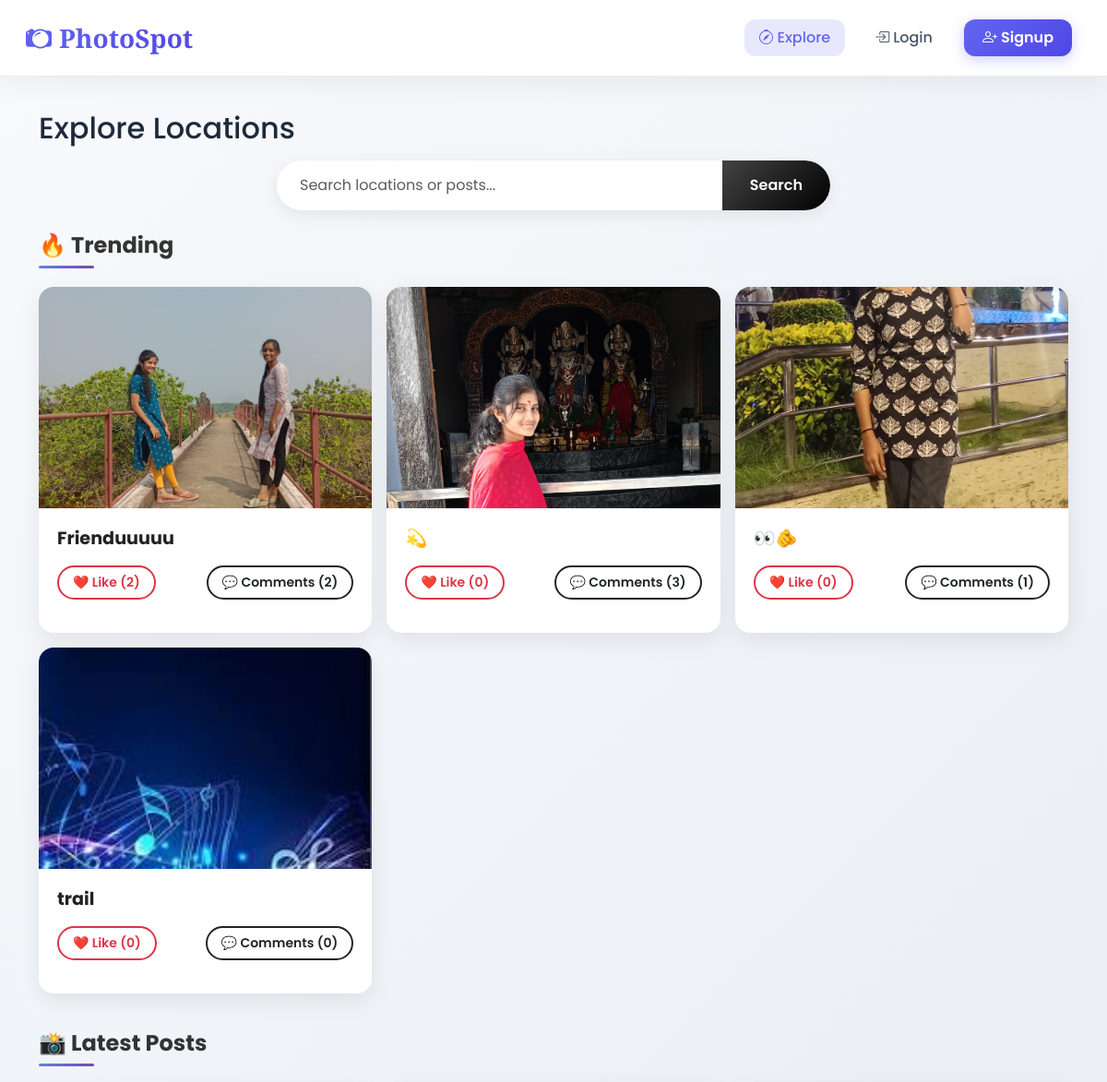
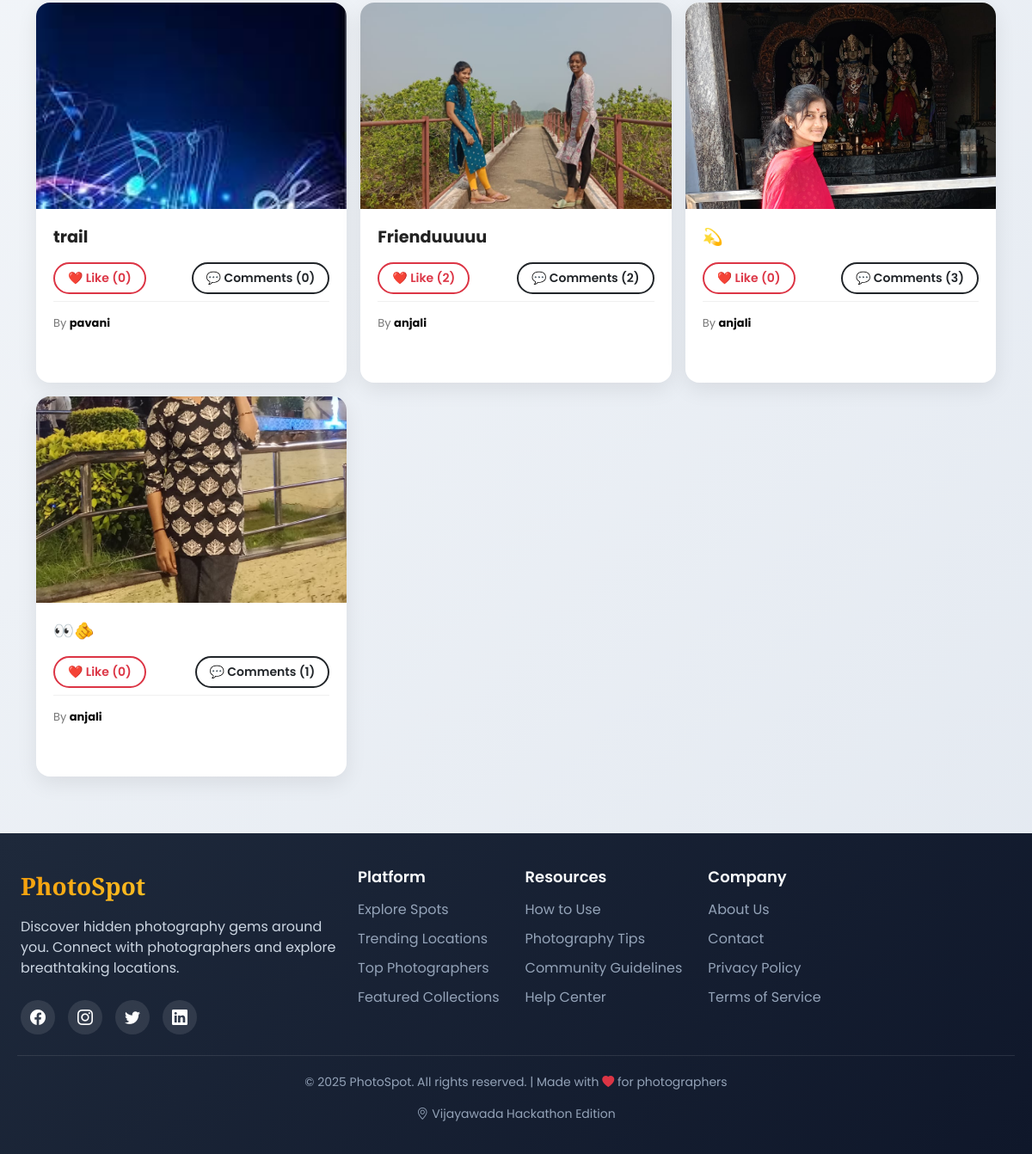
Before: / with the older database file (2 pictures, top to bottom).
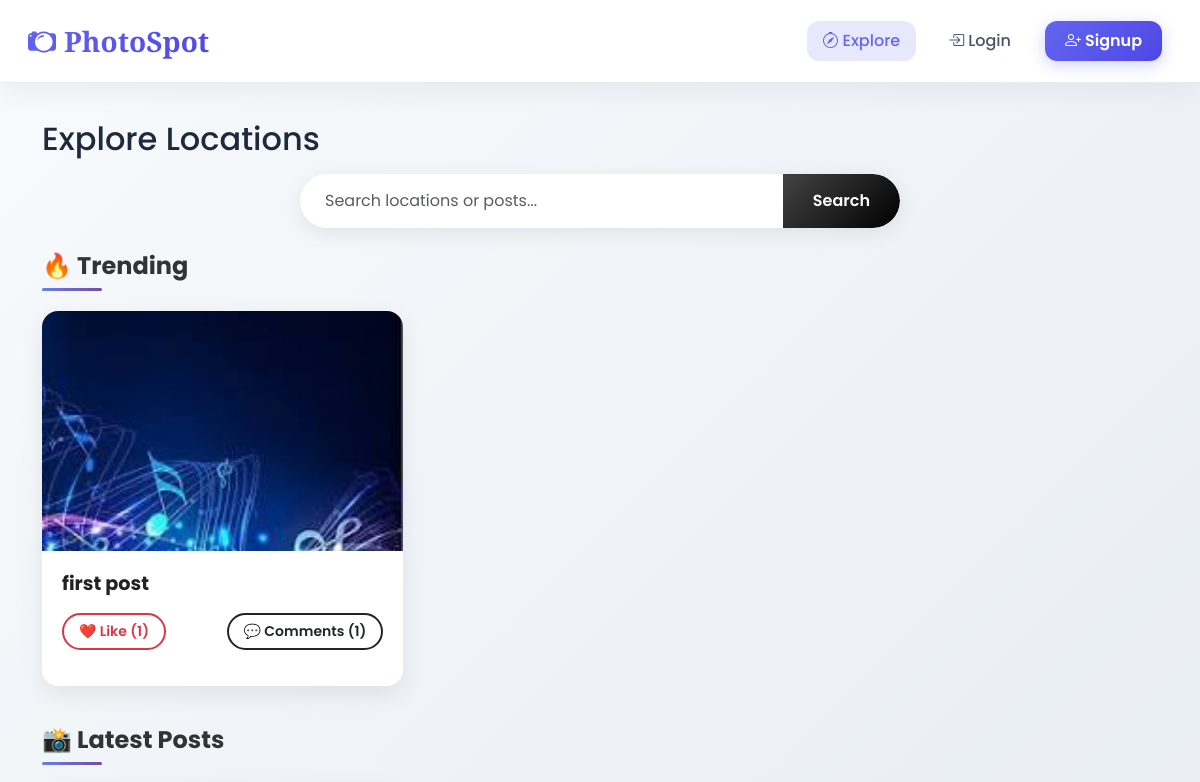
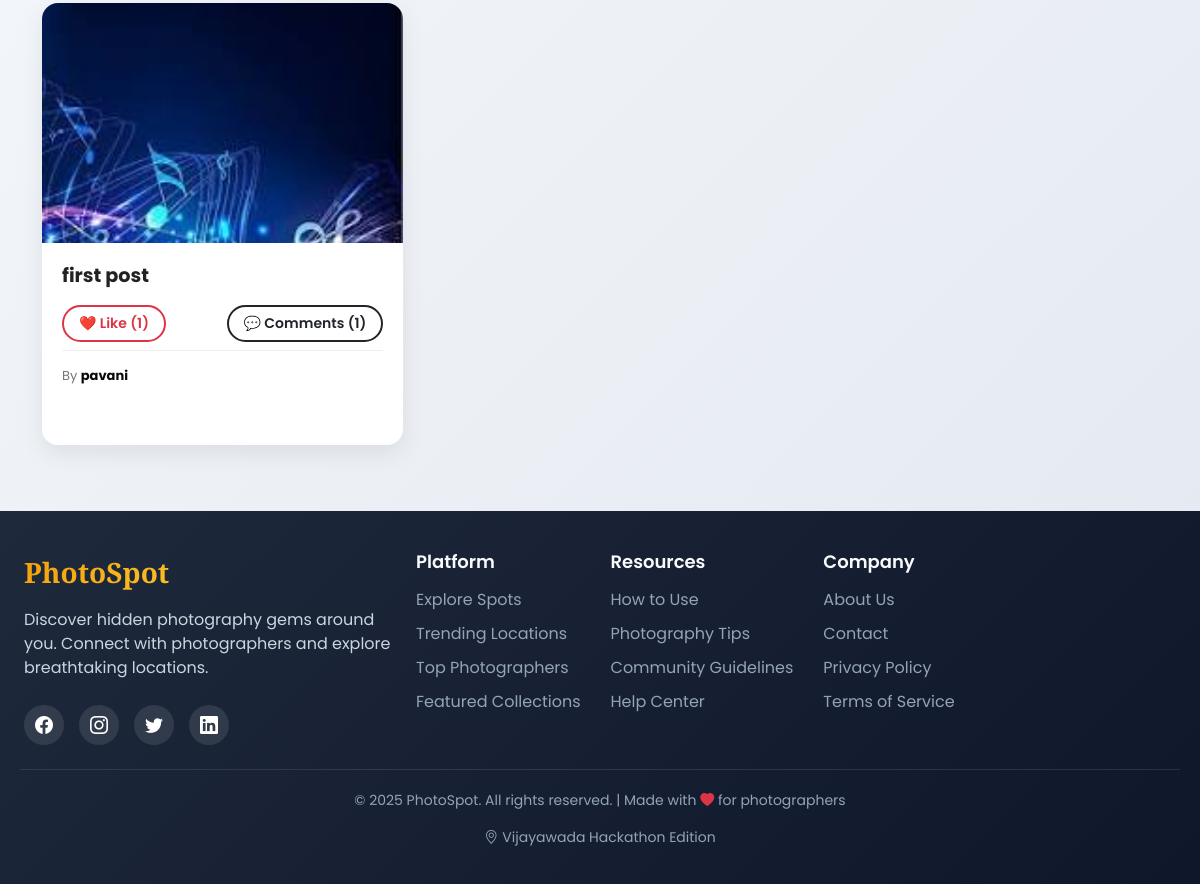
After: the same page with the newer database file (2 pictures, top to bottom).
### main/models.py (models this page shows, shortened)
class Post(models.Model):
    uploader = models.ForeignKey(User, on_delete=models.CASCADE, related_name='posts')
    title = models.CharField(max_length=200)
    description = models.TextField(blank=True)
    location = models.ForeignKey(Location, on_delete=models.SET_NULL, null=True, blank=True)
    image = models.ImageField(upload_to='posts/',  blank=True, null=True)
    video = models.FileField(upload_to='videos/', blank=True, null=True)
    created_at = models.DateTimeField(auto_now_add=True)

### main/views.py (the view, shortened to what this page needs)
# urls.py: path('', views.explore, name='explore'),
def explore(request):
    q = request.GET.get('q', '').strip()
    posts = (
        Post.objects
        .select_related('uploader', 'location')
        .annotate(
            like_count=Count('likes', distinct=True),
            comment_count=Count('comments', distinct=True)
        )
    )
    posts = posts.order_by('-created_at')
    trending = (
        Post.objects
        .annotate(
            like_count=Count('likes', distinct=True),
            comment_count=Count('comments', distinct=True),
            score=ExpressionWrapper(
                F('like_count') * 2 + F('comment_count'),
                output_field=IntegerField()
            )
        )
        .order_by('-score', '-created_at')[:6]
    )
    return render(request, 'main/explore.html', {
        'posts': posts,
        'trending': trending,
        'query': q
    })

### main/templates/main/explore.html (shortened to what this page needs)
{% extends 'main/base.html' %}
{% block content %}
<h2 class="mb-3">Explore Locations</h2>
<form method="GET" class="mb-4">
    <div class="input-group">
        <input type="text" name="q" class="form-control"
               placeholder="Search locations or posts..." value="{{ query }}">
        <button class="btn btn-dark">Search</button>
    </div>
</form>
<h4 class="mt-3">🔥 Trending</h4>
<div class="row">
    {% for t in trending %}
    <div class="col-md-4">
        <div class="card mb-3">
            {% if t.image %}
                <img src="{{ t.image.url }}" class="card-img-top popup-trigger"
                     data-id="{{ t.id }}" data-type="image" data-src="{{ t.image.url }}">
            {% elif t.video and t.video.name %}
                <video class="card-img-top popup-trigger" muted
                       data-id="{{ t.id }}" data-type="video" data-src="{{ t.video.url }}">
                    <source src="{{ t.video.url }}">
                </video>
            {% endif %}
            <div class="card-body">
                <h5>{{ t.title }}</h5>
                <div class="d-flex justify-content-between">
                    <button class="btn btn-sm btn-outline-danger like-btn" data-id="{{ t.id }}">
                        ❤️ Like ({{ t.like_count }})
                    </button>
                    <button class="btn btn-sm btn-outline-dark popup-trigger"
                            data-id="{{ t.id }}"
                            data-type="{% if t.image %}image{% elif t.video and t.video.name %}video{% else %}none{% endif %}"
                            data-src="{% if t.image %}{{ t.image.url }}{% elif t.video and t.video.name %}{{ t.video.url }}{% else %}#{% endif %}">
                        💬 Comments ({{ t.comment_count }})
                    </button>
                </div>
            </div>
        </div>
    </div>
    {% empty %}
        <p>No trending posts.</p>
    {% endfor %}
</div>
<h4 class="mt-4">📸 Latest Posts</h4>
<div class="row">
    {% for p in posts %}
    <div class="col-md-4">
        <div class="card mb-4">
            {% if p.image %}
                <img src="{{ p.image.url }}" class="card-img-top popup-trigger"
                     data-id="{{ p.id }}" data-type="image" data-src="{{ p.image.url }}">
            {% elif p.video and p.video.name %}
                <video class="card-img-top popup-trigger" muted
                       data-id="{{ p.id }}" data-type="video" data-src="{{ p.video.url }}">
                    <source src="{{ p.video.url }}">
                </video>
            {% endif %}
            <div class="card-body">
                <h5>{{ p.title }}</h5>
                <div class="d-flex justify-content-between">
                    <button class="btn btn-sm btn-outline-danger like-btn" data-id="{{ p.id }}">
                        ❤️ Like ({{ p.like_count }})
                    </button>
                    <button class="btn btn-sm btn-outline-dark popup-trigger"
                            data-id="{{ p.id }}"
                            data-type="{% if p.image %}image{% elif p.video and p.video.name %}video{% else %}none{% endif %}"
                            data-src="{% if p.image %}{{ p.image.url }}{% elif p.video and p.video.name %}{{ p.video.url }}{% else %}#{% endif %}">
                        💬 Comments ({{ p.comment_count }})
                    </button>
                </div>
               <p class="text-muted mt-2">
       By <a href="{% url 'profile' p.uploader.username %}" class="text-decoration-none fw-bold" style="color: #090909;">
    {{ p.uploader.username }}
</a>
                </p>
            </div>
        </div>
    </div>
    {% empty %}
        <p>No posts.</p>
    {% endfor %}
</div>
{% endblock %}

### main/templates/main/base.html (shortened to what this page needs)
<!DOCTYPE html>
<html lang="en">
<head>
    <link href="https://cdn.jsdelivr.net/npm/bootstrap@5.3.0/dist/css/bootstrap.min.css" rel="stylesheet">
    <link rel="stylesheet" href="https://cdn.jsdelivr.net/npm/bootstrap-icons@1.10.0/font/bootstrap-icons.css">
</head>
<body>
<nav class="navbar navbar-expand-lg navbar-dark bg-dark px-3">
    <div class="container-fluid">
        <a class="navbar-brand" href="{% url 'explore' %}">
            <i class="bi bi-camera2 me-2"></i>PhotoSpot
        </a>
        <div class="collapse navbar-collapse" id="navMenu">
            <ul class="navbar-nav ms-auto align-items-center">
                {% if user.is_authenticated %}
                    <li class="nav-item">
                        <a class="nav-link" href="{% url 'explore' %}">
                            <i class="bi bi-compass me-1"></i>Explore
                        </a>
                    </li>
                    <li class="nav-item">
                        <a class="nav-link btn-upload" href="{% url 'post_create' %}">
                            <i class="bi bi-cloud-upload me-1"></i>Upload
                        </a>
                    </li>
                    <li class="nav-item dropdown">
                        <a class="nav-link dropdown-toggle" href="#" id="userDropdown" role="button"
                           data-bs-toggle="dropdown" aria-expanded="false">
                            <i class="bi bi-person-circle me-1"></i>{{ user.username|default:"Profile" }}
                        </a>
                        <ul class="dropdown-menu dropdown-menu-end" aria-labelledby="userDropdown">
                            <li><a class="dropdown-item" href="{% url 'profile' user.username %}">
                                <i class="bi bi-person me-2"></i>My Profile
                            </a></li>
                            <li><hr class="dropdown-divider"></li>
                            <li><a class="dropdown-item text-danger" href="{% url 'logout' %}">
                                <i class="bi bi-box-arrow-right me-2"></i>Logout
                            </a></li>
                        </ul>
                    </li>
                {% else %}
                    <li class="nav-item">
                        <a class="nav-link" href="{% url 'explore' %}">
                            <i class="bi bi-compass me-1"></i>Explore
                        </a>
                    </li>
                    <li class="nav-item">
                        <a class="nav-link" href="{% url 'login' %}">
                            <i class="bi bi-box-arrow-in-right me-1"></i>Login
                        </a>
                    </li>
                    <li class="nav-item">
                        <a class="nav-link btn-upload" href="{% url 'signup' %}">
                            <i class="bi bi-person-plus me-1"></i>Signup
                        </a>
                    </li>
                {% endif %}
            </ul>
        </div>
    </div>
</nav>
    <div class="container main-container fade-in">
    {% block content %}{% endblock %}
</div>
<footer>
    <div class="footer-content">
        <div class="row">
            <div class="col-lg-4 mb-4">
                <div class="footer-brand">PhotoSpot</div>
                <p class="footer-tagline">
                    Discover hidden photography gems around you. Connect with photographers and explore breathtaking locations.
                </p>
                <div class="social-icons">
                    <a href="#" class="social-icon"><i class="bi bi-facebook"></i></a>
                    <a href="#" class="social-icon"><i class="bi bi-instagram"></i></a>
                    <a href="#" class="social-icon"><i class="bi bi-twitter"></i></a>
                    <a href="#" class="social-icon"><i class="bi bi-linkedin"></i></a>
                </div>
            </div>
            <div class="col-lg-8">
                <div class="footer-links">
                    <div class="footer-column">
                        <h5>Platform</h5>
                        <ul>
                            <li><a href="{% url 'explore' %}">Explore Spots</a></li>
                            <li><a href="#">Trending Locations</a></li>
                            <li><a href="#">Top Photographers</a></li>
                            <li><a href="#">Featured Collections</a></li>
                        </ul>
                    </div>
                    <div class="footer-column">
                        <h5>Resources</h5>
                        <ul>
                            <li><a href="#">How to Use</a></li>
                            <li><a href="#">Photography Tips</a></li>
                            <li><a href="#">Community Guidelines</a></li>
                            <li><a href="#">Help Center</a></li>
                        </ul>
                    </div>
                    <div class="footer-column">
                        <h5>Company</h5>
                        <ul>
                            <li><a href="#">About Us</a></li>
                            <li><a href="#">Contact</a></li>
                            <li><a href="#">Privacy Policy</a></li>
                            <li><a href="#">Terms of Service</a></li>
                        </ul>
                    </div>
                </div>
            </div>
        </div>
        <div class="copyright">
            <p>&copy; 2025 PhotoSpot. All rights reserved. | Made with <i class="bi bi-heart-fill text-danger"></i> for photographers</p>
            <p class="mt-2">
                <i class="bi bi-geo-alt me-1"></i>Vijayawada Hackathon Edition
            </p>
        </div>
    </div>
</footer>
</body>
</html>

### main/templates/main/base.html (style rules this page uses)
html { overflow-y: scroll; }
body { margin: 0; padding: 0; width: 100%; }
:root { --primary: #6366f1; --primary-dark: #4f46e5; --secondary: #f8fafc; --accent: #f59e0b; --dark: #1e293b; --light: #f1f5f9; --shadow: 0 10px 25px rgba(0, 0, 0, 0.05); --shadow-hover: 0 15px 30px rgba(0, 0, 0, 0.1); --radius: 16px; --transition: all 0.3s ease; }
* { margin: 0; padding: 0; box-sizing: border-box; }
body { font-family: 'Poppins', sans-serif; background: linear-gradient(135deg, #f8fafc 0%, #e2e8f0 100%); color: var(--dark); min-height: 100vh; display: flex; flex-direction: column; }
.navbar { position: fixed; top: 0; left: 0; width: 100%; z-index: 1000; background: rgba(255, 255, 255, 0.95) !important; backdrop-filter: blur(10px); border-bottom: 1px solid rgba(226, 232, 240, 0.8); padding: 15px 0; box-shadow: var(--shadow); }
.navbar-brand { font-family: 'Playfair Display', serif; font-weight: 700; font-size: 28px; background: linear-gradient(135deg, var(--primary) 0%, var(--primary-dark) 100%); -webkit-background-clip: text; -webkit-text-fill-color: transparent; transition: var(--transition); }
.nav-link { font-weight: 500; color: #475569 !important; margin: 0 8px; padding: 8px 16px !important; border-radius: 12px; transition: var(--transition); }
.nav-link.active { color: var(--primary) !important; background: rgba(99, 102, 241, 0.15); }
.btn-upload { background: linear-gradient(135deg, var(--primary) 0%, var(--primary-dark) 100%); color: white !important; border-radius: 12px; padding: 8px 20px !important; margin: 0 10px; font-weight: 600; box-shadow: 0 4px 15px rgba(99, 102, 241, 0.3); transition: var(--transition); }
.main-container { padding-top: 120px; padding-bottom: 50px; }
footer { background: linear-gradient(135deg, var(--dark) 0%, #0f172a 100%); color: white; padding: 40px 0 20px; margin-top: auto; }
.footer-content { max-width: 1200px; margin: 0 auto; padding: 0 20px; }
.footer-brand { font-family: 'Playfair Display', serif; font-size: 28px; font-weight: 700; background: linear-gradient(135deg, #f59e0b 0%, #fbbf24 100%); -webkit-background-clip: text; -webkit-text-fill-color: transparent; margin-bottom: 15px; display: inline-block; }
.footer-tagline { color: #cbd5e1; font-size: 16px; margin-bottom: 25px; max-width: 400px; }
.footer-links { display: flex; flex-wrap: wrap; gap: 30px; margin-bottom: 30px; }
.footer-column h5 { color: #f8fafc; font-size: 18px; margin-bottom: 15px; font-weight: 600; }
.footer-column ul { list-style: none; padding: 0; }
.footer-column ul li { margin-bottom: 10px; }
.footer-column ul li a { color: #94a3b8; text-decoration: none; transition: var(--transition); }
.social-icons { display: flex; gap: 15px; margin-top: 20px; }
.social-icon { width: 40px; height: 40px; background: rgba(255, 255, 255, 0.1); border-radius: 50%; display: flex; align-items: center; justify-content: center; color: white; font-size: 18px; transition: var(--transition); }
.copyright { text-align: center; padding-top: 20px; border-top: 1px solid rgba(255, 255, 255, 0.1); color: #94a3b8; font-size: 14px; }
.fade-in { animation: fadeIn 0.6s ease-out; }

Changed rows visible on the page:
removed Post: image (picture), title "Frienduuuuu", like_count "2", comment_count "2", uploader.username "anjali"
removed Post: image (picture), title "💫", like_count "0", comment_count "3", uploader.username "anjali"
removed Post: image (picture), title "👀🫵", like_count "0", comment_count "1", uploader.username "anjali"
removed Post: image (picture), title "trail", like_count "0", comment_count "0", uploader.username "pavani"
added Post: image (picture), title "first post", like_count "1", comment_count "1", uploader.username "pavani"
